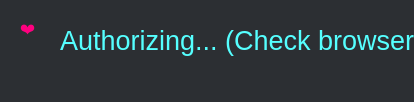
<?xml version="1.0" encoding="UTF-8"?>
<ui version="4.0">
 <class>MainWindow</class>
 <widget class="QMainWindow" name="MainWindow">
  <property name="geometry">
   <rect>
    <x>0</x>
    <y>0</y>
    <width>414</width>
    <height>102</height>
   </rect>
  </property>
  <property name="font">
   <font>
    <pointsize>7</pointsize>
   </font>
  </property>
  <property name="windowTitle">
   <string>SpotiLike &lt;3</string>
  </property>
  <property name="styleSheet">
   <string notr="true">background-color: rgb(44, 47, 51);</string>
  </property>
  <widget class="QWidget" name="centralwidget">
   <widget class="QLabel" name="label_2">
    <property name="geometry">
     <rect>
      <x>20</x>
      <y>10</y>
      <width>21</width>
      <height>41</height>
     </rect>
    </property>
    <property name="font">
     <font>
      <family>Segoe UI Emoji</family>
      <pointsize>12</pointsize>
      <weight>50</weight>
      <bold>false</bold>
     </font>
    </property>
    <property name="styleSheet">
     <string notr="true">color: rgb(255, 0, 127);</string>
    </property>
    <property name="text">
     <string>❤</string>
    </property>
   </widget>
   <widget class="QLabel" name="label">
    <property name="geometry">
     <rect>
      <x>60</x>
      <y>10</y>
      <width>381</width>
      <height>61</height>
     </rect>
    </property>
    <property name="font">
     <font>
      <family>Segoe UI Historic</family>
      <pointsize>20</pointsize>
     </font>
    </property>
    <property name="styleSheet">
     <string notr="true">color: rgb(85, 255, 255);</string>
    </property>
    <property name="text">
     <string>Authorizing... (Check browser)</string>
    </property>
   </widget>
  </widget>
  <widget class="QMenuBar" name="menubar">
   <property name="geometry">
    <rect>
     <x>0</x>
     <y>0</y>
     <width>414</width>
     <height>21</height>
    </rect>
   </property>
  </widget>
  <widget class="QStatusBar" name="statusbar"/>
 </widget>
 <resources/>
 <connections/>
</ui>
